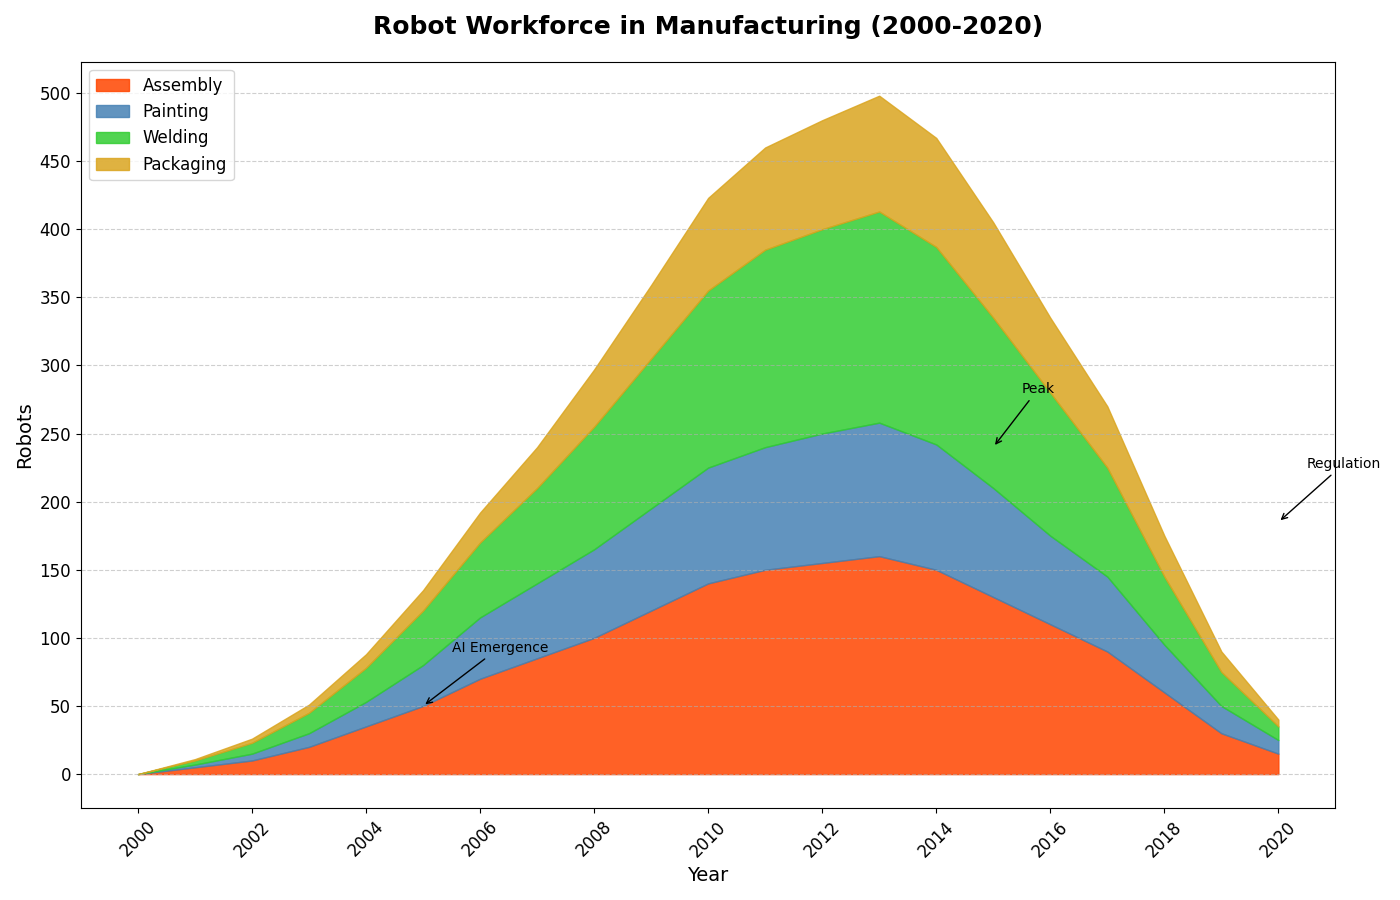

The Python source for this figure:
import matplotlib.pyplot as plt
import numpy as np

years = np.arange(2000, 2021)

# Number of robots deployed in various manufacturing sectors
assembly_robots = [0, 5, 10, 20, 35, 50, 70, 85, 100, 120, 140, 150, 155, 160, 150, 130, 110, 90, 60, 30, 15]
painting_robots = [0, 2, 5, 10, 18, 30, 45, 55, 65, 75, 85, 90, 95, 98, 92, 80, 65, 55, 35, 20, 10]
welding_robots = [0, 3, 8, 15, 25, 40, 55, 70, 90, 110, 130, 145, 150, 155, 145, 125, 105, 80, 50, 25, 10]
packaging_robots = [0, 1, 3, 6, 10, 15, 22, 30, 42, 54, 68, 75, 80, 85, 80, 70, 55, 45, 30, 15, 5]

robots_data = np.vstack([assembly_robots, painting_robots, welding_robots, packaging_robots])
cumulative_data = np.cumsum(robots_data, axis=0)

colors = ['#FF4500', '#4682B4', '#32CD32', '#DAA520']

fig, ax = plt.subplots(figsize=(14, 9))

# Plot the area chart using `fill_between`
ax.fill_between(years, 0, cumulative_data[0], color=colors[0], label='Assembly', alpha=0.85)
ax.fill_between(years, cumulative_data[0], cumulative_data[1], color=colors[1], label='Painting', alpha=0.85)
ax.fill_between(years, cumulative_data[1], cumulative_data[2], color=colors[2], label='Welding', alpha=0.85)
ax.fill_between(years, cumulative_data[2], cumulative_data[3], color=colors[3], label='Packaging', alpha=0.85)

# Labels and Title
ax.set_title("Robot Workforce in Manufacturing (2000-2020)", fontsize=18, fontweight='bold', pad=20)
ax.set_xlabel('Year', fontsize=14)
ax.set_ylabel('Robots', fontsize=14)

ax.set_xticks(np.arange(2000, 2021, 2))
ax.set_xticklabels(np.arange(2000, 2021, 2), fontsize=12, rotation=45)
ax.set_yticks(np.arange(0, 501, 50))
ax.set_yticklabels(np.arange(0, 501, 50), fontsize=12)

ax.legend(loc='upper left', fontsize=12)

ax.grid(True, which='both', axis='y', linestyle='--', alpha=0.6)

important_events = [(2005, 50, 'AI Emergence'), (2015, 240, 'Peak'), (2020, 185, 'Regulation')]
for x, y, text in important_events:
    ax.annotate(text, xy=(x, y), xytext=(x+0.5, y+40), arrowprops=dict(facecolor='black', arrowstyle='->'), fontsize=10, color='black')

plt.tight_layout()
plt.show()
